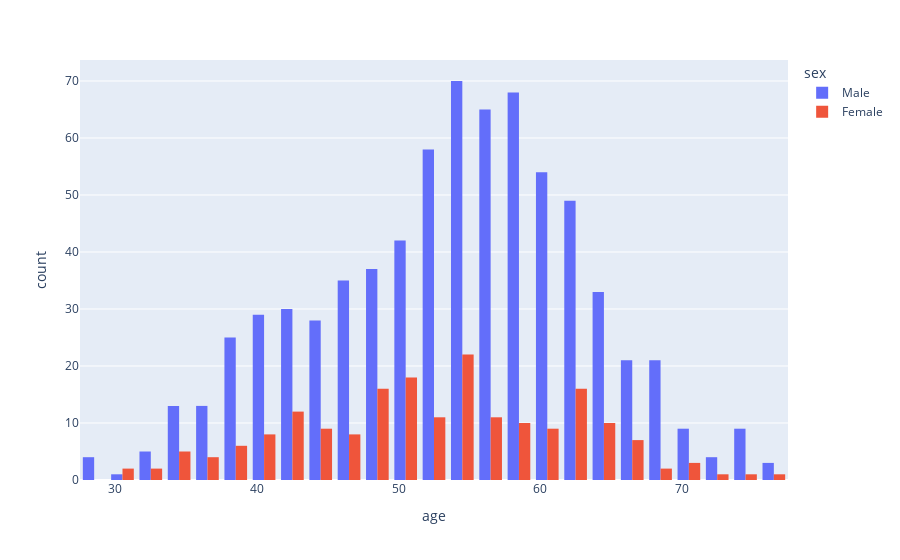

Here is the notebook cell this chart was saved with:
### Code cell
# plot the histogram of age column using plotly grouped by sex
fig = px.histogram(df, x="age", color="sex", barmode="group")
fig.show()

### Figure 1 — Plotly figure (JSON) as saved in the notebook; plotly's stock layout.template omitted (floating-point values rounded to 4 significant figures; data arrays with more than 128 entries replaced by an {"elided": "..."} marker saying what was removed)
{"data": [{"alignmentgroup": "True", "bingroup": "x", "hovertemplate": "sex=Male<br>age=%{x}<br>count=%{y}<extra></extra>", "legendgroup": "Male", "marker": {"color": "#636efa", "pattern": {"shape": ""}}, "name": "Male", "offsetgroup": "Male", "orientation": "v", "showlegend": true, "type": "histogram", "x": {"elided": "726 int values"}, "xaxis": "x", "yaxis": "y"}, {"alignmentgroup": "True", "bingroup": "x", "hovertemplate": "sex=Female<br>age=%{x}<br>count=%{y}<extra></extra>", "legendgroup": "Female", "marker": {"color": "#EF553B", "pattern": {"shape": ""}}, "name": "Female", "offsetgroup": "Female", "orientation": "v", "showlegend": true, "type": "histogram", "x": {"elided": "194 int values"}, "xaxis": "x", "yaxis": "y"}], "layout": {"barmode": "group", "legend": {"title": {"text": "sex"}, "tracegroupgap": 0}, "margin": {"t": 60}, "xaxis": {"anchor": "y", "domain": [0, 1], "title": {"text": "age"}}, "yaxis": {"anchor": "x", "domain": [0, 1], "title": {"text": "count"}}}}
